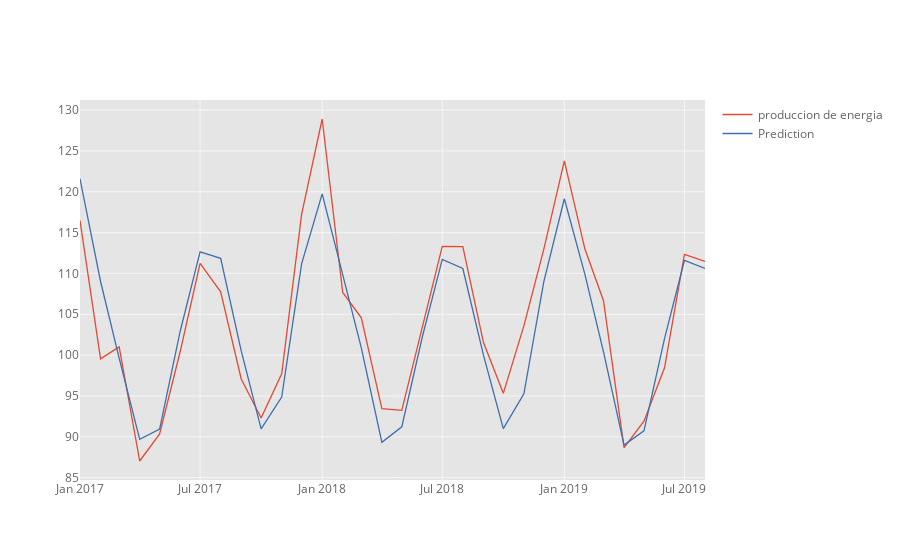

The notebook cell saved with this chart:
### Code cell
future_forecast = pd.DataFrame(future_forecast,index = test.index,columns=["Prediction"])
pd.concat([test,future_forecast],axis=1).iplot()

### Figure 1 — Plotly figure (JSON) as saved in the notebook; plotly's stock layout.template omitted (floating-point values rounded to 4 significant figures)
{"data": [{"line": {"color": "rgba(226, 74, 51, 1.0)", "dash": "solid", "shape": "linear", "width": 1.3}, "mode": "lines", "name": "produccion de energia", "text": "", "type": "scatter", "uid": "d7713a54-fe9d-46e2-9fed-2e014c314b1f", "x": ["2017-01-01", "2017-02-01", "2017-03-01", "2017-04-01", "2017-05-01", "2017-06-01", "2017-07-01", "2017-08-01", "2017-09-01", "2017-10-01", "2017-11-01", "2017-12-01", "2018-01-01", "2018-02-01", "2018-03-01", "2018-04-01", "2018-05-01", "2018-06-01", "2018-07-01", "2018-08-01", "2018-09-01", "2018-10-01", "2018-11-01", "2018-12-01", "2019-01-01", "2019-02-01", "2019-03-01", "2019-04-01", "2019-05-01", "2019-06-01", "2019-07-01", "2019-08-01"], "y": [116.5, 99.54, 101.0, 87.04, 90.36, 100.4, 111.2, 107.8, 97.08, 92.3, 97.72, 117.2, 128.9, 107.7, 104.6, 93.45, 93.24, 103.3, 113.3, 113.3, 101.6, 95.32, 103.6, 112.9, 123.8, 113.0, 106.7, 88.67, 91.91, 98.44, 112.3, 111.5]}, {"line": {"color": "rgba(62, 111, 176, 1.0)", "dash": "solid", "shape": "linear", "width": 1.3}, "mode": "lines", "name": "Prediction", "text": "", "type": "scatter", "uid": "0558d176-7aa0-4996-a4d1-ef13134141da", "x": ["2017-01-01", "2017-02-01", "2017-03-01", "2017-04-01", "2017-05-01", "2017-06-01", "2017-07-01", "2017-08-01", "2017-09-01", "2017-10-01", "2017-11-01", "2017-12-01", "2018-01-01", "2018-02-01", "2018-03-01", "2018-04-01", "2018-05-01", "2018-06-01", "2018-07-01", "2018-08-01", "2018-09-01", "2018-10-01", "2018-11-01", "2018-12-01", "2019-01-01", "2019-02-01", "2019-03-01", "2019-04-01", "2019-05-01", "2019-06-01", "2019-07-01", "2019-08-01"], "y": [121.6, 109.0, 99.63, 89.68, 90.95, 102.9, 112.6, 111.9, 100.5, 90.98, 94.87, 111.2, 119.7, 109.8, 100.9, 89.32, 91.22, 102.2, 111.7, 110.6, 100.0, 90.99, 95.27, 109.0, 119.1, 109.9, 100.4, 88.98, 90.73, 102.0, 111.6, 110.6]}], "layout": {"legend": {"bgcolor": "#FFFFFF", "font": {"color": "#666666"}}, "paper_bgcolor": "#FFFFFF", "plot_bgcolor": "#E5E5E5", "title": {"font": {"color": "#151516"}}, "xaxis": {"gridcolor": "#F6F6F6", "showgrid": true, "tickfont": {"color": "#666666"}, "title": {"font": {"color": "#666666"}, "text": ""}, "zerolinecolor": "#F6F6F6"}, "yaxis": {"gridcolor": "#F6F6F6", "showgrid": true, "tickfont": {"color": "#666666"}, "title": {"font": {"color": "#666666"}, "text": ""}, "zerolinecolor": "#F6F6F6"}}}
